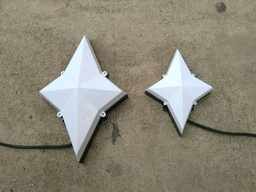
#> input picture 3、harris corner detection/img/01.jpeg, 256 x 192 px, shrunk from 960 x 720 before the run; its folder holds only this picture in this run
$ python HarrisCornerDetection.py
#> lines starting #> are read from the running program, lines starting #| are printed output that depends on the picture; after the words box and inside, x2 and y2 are one past the last pixel; in counts of white or black regions, pixels touching at a corner belong together; long printed decimals are rounded
#coding:utf-8

import numpy as np
import matplotlib.pyplot as plt
import os
import math


def cal_conv_out_img_size(img_size, filter_size, padding=None, strides=1):
    '''
    计算卷积输出图像的尺寸
    '''
    if not padding:
        padding = [0]*4
    if not strides:
        strides = 1
    if len(filter_size) == 1:
        filter_size = [filter_size, filter_size]
    h = int(np.ceil((img_size[0] + padding[0] + padding[1] - filter_size[0])*1.0 / strides[0]) + 1)
    w = int(np.ceil((img_size[1] + padding[2] + padding[3] - filter_size[1])*1.0 / strides[1]) + 1)
    return [h, w]


def convolve(filter, mat, padding, strides, gray_flag=False):
    '''
    图像二维卷积
    :param filter:卷积核，必须为二维(2 x 1也算二维) 否则返回None
    :param mat:图片 [h,w] || [h,w,3]
    :param padding:对齐 [4] : [0,0,5,5]
    :param strides: int
    :return:返回卷积后的图片。(灰度图，彩图都适用)
    '''
    shape = cal_conv_out_img_size(mat.shape, filter.shape, padding, strides)
    result = np.zeros(shape)
    filter_size = filter.shape
    mat_size = mat.shape
    assert len(filter_size) == 2
    # 灰度图像
    if len(mat_size) == 2:
        mat = mat.reshape([mat_size[0], mat_size[1], 1])
        result = result.reshape(shape[0], shape[1], 1)
        mat_size = mat.shape
        gray_flag = True
    # 先遍历图像的行
    for c in range(mat_size[-1]):
        # pad: [0,0,5,5]   [h,w]=>[h, 5+w+5] :在图片的左右填充
        # pad: [5,5,0,0]   [h,w]=>[5+h+5, w] :在图片的上下填充
        pad_mat = np.pad(mat[:, :,  c], ((padding[0], padding[1]), (padding[2], padding[3])), 'constant')
        # 遍历图像的列
        for i in range(0, mat_size[0], strides[1]):
            # 以卷积核的左上角为原点，拿卷积核和图像的相应位置相乘然后相加，就是做卷积操作
            for j in range(0, mat_size[1], strides[0]):
                val = (filter*pad_mat[i:i+filter_size[0], j:j+filter_size[1]]).sum()
                result[i, j, c] = val
    return result.reshape([result.shape[0], result.shape[1]]) if gray_flag else result

def row_convolve(filter, mat, padding=None, strides=[1, 1]):
    '''
    线性卷积就是先用一维的卷积横向卷积
    :param filter:线性卷积核 [1, n]
    :param mat:图片 [h,w] || [h,w,3]
    :param padding:对齐
    :param strides:移动步长
    :return:返回卷积后的图片。(灰度图，彩图都适用) 若不是线性卷积核，返回None
    '''
    filter_size = filter.shape
    assert len(filter_size) <= 2
    if len(filter_size) == 1:
        filter = filter.reshape([1, -1])
        filter_size = filter.shape
    if padding == None or len(padding) < 2:
        padding = [filter_size[1]//2, filter_size[1]//2]
    result = convolve(filter, mat, [0, 0, padding[0], padding[1]], strides)
    return result


def col_convolve(filter, mat, padding=None, strides=[1, 1]):
    '''
    线性卷积就是先用一维的卷积横向卷积
    :param filter:线性卷积核 [n, 1]
    :param mat:图片 [h,w] || [h,w,3]
    :param padding:对齐
    :param strides:移动步长
    :return:返回卷积后的图片。(灰度图，彩图都适用) 若不是线性卷积核，返回None
    '''

    # 卷积核标准化为[n,1]
    filter_size = filter.shape
    assert len(filter_size) <= 2
    if len(filter_size) == 1:
        filter = filter.reshape([-1, 1])
        filter_size = filter.shape
    elif filter_size[0] == 1:
        filter = filter.reshape([-1, 1])
        filter_size = filter.shape
    if padding == None or len(padding) < 2:
        padding = [filter_size[0]//2, filter_size[0]//2]
    result = convolve(filter, mat, [padding[0], padding[1], 0, 0], strides)
    return result


def divided_convolve(filter, img):
    '''
    将二维卷积分解为横向线性卷积和纵向线性卷积的叠加，先横向线性卷积，再进行纵向线性卷积
    :param filter: 线性卷积核 touple: ([n], [n])  n为卷积核的大小
    :param mat: 图片 [h, w, 3]  ||  [h, w]
    :return: 卷积后的图片,(灰度图，彩图都适用)
    '''
    (row_filter, col_filter) = filter if len(filter) == 2 else (filter, filter)
    result = row_convolve(row_filter, img)
    result = col_convolve(col_filter, result)
    return result


def score_for_each_pixel(sq_img_gx,sq_img_gy,img_gx_gy,k):
    '''
    所传入的参数都只能有一个通道，且形状必须相同
    :param sq_img_gx: x方向上的梯度平方的图片
    :param sq_img_gy: y方向上的梯度平方的图片
    :param img_gx_gy: x,y方向上梯度乘积的图片
    :param k: 矩阵的迹前面的系数
    :return: 各点的得分
    '''
    result = []
    for i in range(sq_img_gx.shape[0]):
        result.append([])
        for j in range(sq_img_gx.shape[1]):
            # 每个像素都求一个M矩阵，计算所有像素的M矩阵
            M = np.array(
                [
                    [sq_img_gx[i,j], img_gx_gy[i,j]],
                    [img_gx_gy[i,j], sq_img_gy[i,j]]
                ]
            )
            # 计算所有像素点的 |M|-(K*trace(M)^2)
            result[-1].append(np.linalg.det(M)-k*(np.trace(M)**2))
    return np.array(result)

def Sign(img, score, area, decide_value=None, boder=[3,3,3,3]):
    '''
    :param img: 需要在角点处做标记的图片(可为多通道)
    :param score: 各个像素的角点得分
    :param area: 标记区域的大小(area[0] x area[1])
    :param decide_value: 决策是否为角点的阈值
    :param boder: 标记的边界宽度
    :return: 返回标记后的图片
    '''
    if decide_value == None:
        # 大于这个值的都认为是角点
        decide_value = 34*math.fabs(score.mean())  # 34这个参数可调
        print(decide_value)
    judger = score > decide_value
    final_img = img.copy()
    for i in range(img.shape[0]):
        for j in range(img.shape[1]):
            # 非极大值抑制
            isLocalExtreme = score[i, j] >= score[max(i-(area[0]//2),0):min(i+(area[0]//2)+1,img.shape[0]),max(j-(area[1]//2),0):min(j+(area[1]//2)+1,img.shape[1])] #非极值抑制
            # 如果该像素点求出来的判断值大于阈值，且该点为局部最大值，才对该点画小正方形
            if judger[i, j] and isLocalExtreme.all():
                for k in range(min(boder[0], area[1]//6+1)):
                    final_img[max(i-(area[0]//2),0):min(i+(area[0]//2)+1,img.shape[0]),max(j-(area[1]//2),0)+k,:] = [255,0,0]  #top
                for k in range(min(boder[1],area[1]//6+1)):
                    final_img[max(i-(area[0]//2),0):min(i+(area[0]//2)+1,img.shape[0]),min(j+(area[1]//2),img.shape[1]-1)-k,:] = [255,0,0] #bottom
                for k in range(min(boder[2],area[0]//6+1)):
                    final_img[max(i-(area[0]//2),0)+k,max(j-(area[1]//2),0):min(j+(area[1]//2)+1,img.shape[1]),:] = [255, 0, 0] #left
                for k in range(min(boder[3],area[0]//6+1)):
                    final_img[min(i+(area[0]//2),img.shape[0]-1)-k,max(j-(area[1]//2),0):min(j+(area[1]//2)+1,img.shape[1]),:] = [255,0,0]  # right
    return final_img

def OneDimensionStandardNormalDistribution(x,sigma):
    '''
    生成高斯核
    '''
    E = -0.5/(sigma*sigma)
    return 1/(math.sqrt(2*math.pi)*sigma)*math.exp(x*x*E)

if __name__ == '__main__':

    pic_path = './img/'
    pics = os.listdir(pic_path)

    # 高斯windows
    window = 1.0/159*np.array([
        [2,4,5,4,2],
        [4,9,12,9,4],
        [5,12,15,12,5],
        [4,9,12,9,4],
        [2,4,5,4,2]
    ])   # window(5x5 Gaussisan kernel)

    # 线性高斯
    linear_Gaussian_filter_5 = [2, 1, 0, 1, 2]
    sigma = 1.4
    linear_Gaussian_filter_5 = np.array([[OneDimensionStandardNormalDistribution(t, sigma) for t in linear_Gaussian_filter_5]])
    linear_Gaussian_filter_5 = linear_Gaussian_filter_5/linear_Gaussian_filter_5.sum()

    # sobel核
    G_y = np.array(
        [
            [2, 2, 4, 2, 2],
            [1, 1, 2, 1, 1],
            [0 ,0 ,0 ,0 ,0],
            [-1,-1,-2,-1,-1],
            [-2,-2,-4,-2,-2]
        ]
    )
    G_x = np.array(
        [
            [2, 1, 0, -1, -2],
            [2, 1, 0, -1, -2],
            [4, 2, 0, -2, -4],
            [2, 1, 0, -1, -2],
            [2, 1, 0, -1, -2]
        ]
    ) #5x5 sobel kernel

    for i in pics:
        if i[-5:] == '.jpeg':
            orignal_img = plt.imread(pic_path+i)
#> orignal_img is the input picture: shape (192, 256, 3); mean R, G, B 138.8, 134.2, 119.1

            plt.imshow(orignal_img)
            plt.axis('off')
            plt.show()

            img = orignal_img.mean(axis=-1)

            # 拿sobel核卷积相当于求了导数
            img_gx = convolve(G_x, img, [2,2,2,2], [1,1])
#> the loop in convolve, `for c in range(mat_size[-1]):` made 1 pass
#> pass 1, in convolve, `pad_mat = np.pad(mat[:, :,  c], ((padding[0], padding[1]), (padding[2]..`:
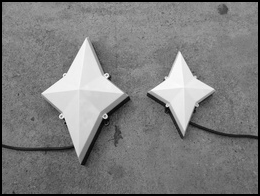
#> pad_mat: shape (196, 260) float64; min 0, max 253.3, mean 126.1
            img_gy = convolve(G_y, img, [2,2,2,2], [1,1])

            sq_img_gx = img_gx * img_gx
            sq_img_gy = img_gy * img_gy
            img_gx_gy = img_gx * img_gy

            # sq_img_gx = convolve(window, sq_img_gx, [2, 2, 2, 2], [1, 1])
            # sq_img_gy = convolve(window, sq_img_gy, [2, 2, 2, 2], [1, 1])
            # img_gx_gy = convolve(window, img_gx_gy, [2, 2, 2, 2], [1, 1])

            # 用window对Ix平方， Iy平方 Ix乘以Iy的平方 卷积一下，后面需要用
            sq_img_gx = divided_convolve(linear_Gaussian_filter_5, sq_img_gx)
#> call 3 of convolve, with filter = array of shape (1, 5), gray_flag = False
#> after the loop in convolve (call 3), `for c in range(mat_size[-1]):`:
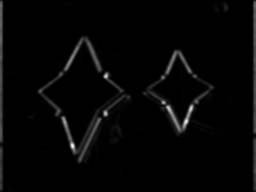
#> result: shape (192, 256, 1) float64; min 4.45, max 6386591.8, mean 144647.2; drawn with min black and max white
            sq_img_gy = divided_convolve(linear_Gaussian_filter_5, sq_img_gy)
#> after the loop in convolve (call 6), `for c in range(mat_size[-1]):`:
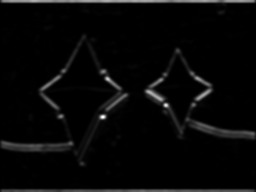
#> result: shape (192, 256, 1) float64; min 14.62, max 4436068.7, mean 144154.5; drawn with min black and max white
            img_gx_gy = divided_convolve(linear_Gaussian_filter_5, img_gx_gy)
#> after the loop in convolve (call 8), `for c in range(mat_size[-1]):`:
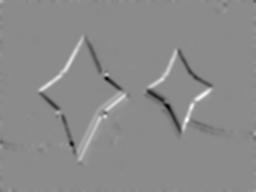
#> result: shape (192, 256, 1) float64; min -2485081.7, max 2066141.7, mean 920.1; drawn with min black and max white

            score = score_for_each_pixel(sq_img_gx, sq_img_gy, img_gx_gy, 0.05)
#> after the loop in score_for_each_pixel, `for i in range(sq_img_gx.shape[0]):`: result = 192 items
#> in score_for_each_pixel, `return np.array(result)`:
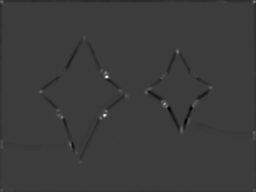
#> returned value: shape (192, 256) float64; min -1.37e+12, max 4.41e+12, mean -1.3e+10; drawn with min black and max white
            # 画图
            final_img = Sign(orignal_img, score, [12, 12])
#> in Sign, `decide_value = 34*math.fabs(score.mean())`: decide_value = 4.43e+11
#| 443063428837.5695
#> in Sign, `judger = score > decide_value`:
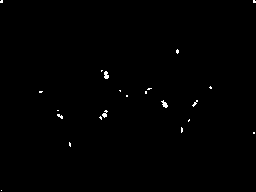
#> judger: shape (192, 256) bool; 0.44% white in thin lines or dots
#> after the loop in Sign, `for i in range(img.shape[0]):`:
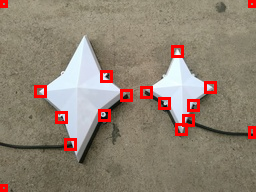
#> final_img: shape (192, 256, 3); 3.69% of pixels changed, all inside (x1, y1, x2, y2) = (0, 0, 256, 192)

            plt.imshow(final_img.astype(np.uint8))
            plt.axis('off')
            plt.show()
